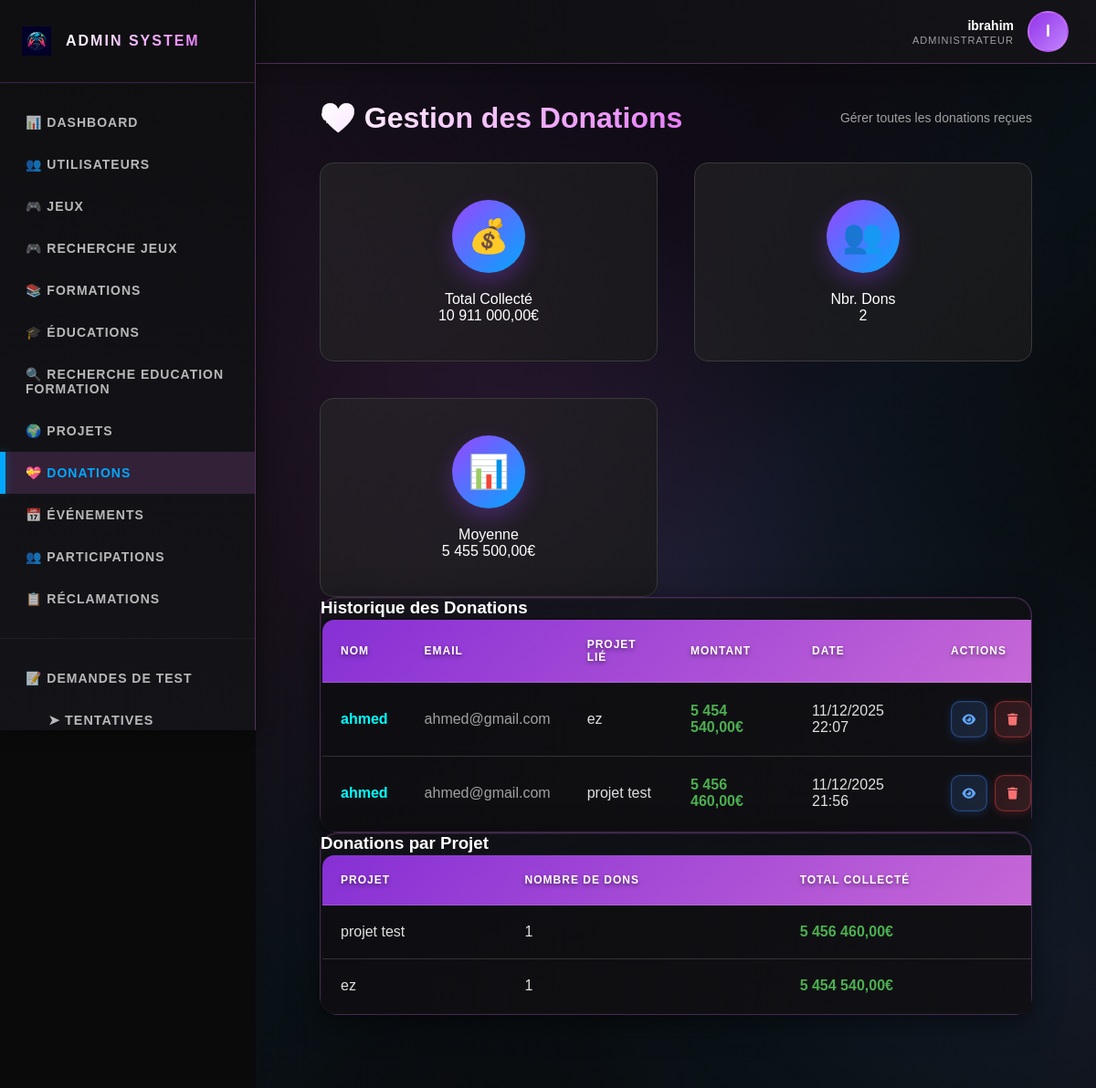
The app's page /?action=admin_donations (signed in) with its own data.
### tables this page shows
CREATE TABLE `users` (
  `id` int(11) NOT NULL,
  `username` varchar(50) NOT NULL,
  `email` varchar(100) NOT NULL,
  `password` varchar(255) NOT NULL,
  `verification_code` varchar(6) DEFAULT NULL,
  `email_verified` tinyint(1) DEFAULT 0,
  `role` enum('player','moderator','admin') DEFAULT 'player',
  `status` enum('active','inactive','banned') DEFAULT 'active',
  `created_at` timestamp NOT NULL DEFAULT current_timestamp(),
  `updated_at` timestamp NOT NULL DEFAULT current_timestamp() ON UPDATE current_timestamp(),
  `face_descriptor` text DEFAULT NULL COMMENT 'Descripteur facial encodé en JSON',
  `face_registered_at` timestamp NULL DEFAULT NULL COMMENT 'Date d''enregistrement du visage',
  `face_enabled` tinyint(1) DEFAULT 0 COMMENT 'Activer/désactiver la connexion par visage',
  `reset_code` varchar(64) DEFAULT NULL,
  `reset_code_expires` datetime DEFAULT NULL,
  `avatar` varchar(255) DEFAULT NULL,
  `medal` enum('none','bronze','silver','gold') DEFAULT 'none',
  `medal_notification_seen` tinyint(1) DEFAULT 1,
  `banned_until` datetime DEFAULT NULL
);

CREATE TABLE `donations` (
  `id` int(11) NOT NULL,
  `name` varchar(100) DEFAULT NULL,
  `email` varchar(100) DEFAULT NULL,
  `amount` float DEFAULT NULL,
  `date` timestamp NOT NULL DEFAULT current_timestamp(),
  `created_at` datetime NOT NULL DEFAULT current_timestamp(),
  `project_id` int(11) DEFAULT NULL
);

CREATE TABLE `projects` (
  `id` int(11) NOT NULL,
  `title` varchar(255) NOT NULL,
  `category` varchar(100) NOT NULL,
  `image` varchar(255) DEFAULT '',
  `description` text NOT NULL,
  `created_at` timestamp NOT NULL DEFAULT current_timestamp()
);

### views/admin/donations.php (the view, shortened to what the rows shown need)
<section class="admin-content">
    <div class="admin-bg"></div>
    <div class="admin-container">
        <div class="admin-header-section">
            <h2>💝 Gestion des Donations</h2>
            <p style="color: #a0a0a0; font-size: 14px;">Gérer toutes les donations reçues</p>
        </div>
        <div class="stats-grid">
            <div class="stat-card" style="--card-accent: #4caf50;">
                <div class="stat-header">
                    <div class="stat-icon">💰</div>
                    <div class="stat-title">Total Collecté</div>
                </div>
                <div class="stat-value"><?= number_format($donationStats['total_amount'] ?? 0, 2, ',', ' ') ?>€</div>
            </div>
            <div class="stat-card" style="--card-accent: #2196f3;">
                <div class="stat-header">
                    <div class="stat-icon">👥</div>
                    <div class="stat-title">Nbr. Dons</div>
                </div>
                <div class="stat-value"><?= $donationStats['total_donations'] ?? 0 ?></div>
            </div>
            <div class="stat-card" style="--card-accent: #9c27b0;">
                <div class="stat-header">
                    <div class="stat-icon">📊</div>
                    <div class="stat-title">Moyenne</div>
                </div>
                <div class="stat-value"><?= $donationStats['total_donations'] > 0 ? number_format($donationStats['total_amount'] / $donationStats['total_donations'], 2, ',', ' ') : '0,00' ?>€</div>
            </div>
        </div>
        <div class="admin-card">
            <h3>Historique des Donations</h3>
            <div style="overflow-x: auto;">
                <table class="admin-table">
                    <thead>
                        <tr>
                            <th>Nom</th>
                            <th>Email</th>
                            <th>Projet lié</th>
                            <th>Montant</th>
                            <th>Date</th>
                            <th>Actions</th>
                        </tr>
                    </thead>
                    <tbody>
                        <?php if (empty($donations)): ?>
                            <tr><td colspan="6" style="text-align:center;">Aucune donation pour le moment.</td></tr>
                        <?php else: ?>
                            <?php foreach($donations as $d):
                                $userId = $d['user_id'] ?? null;
                                $username = $d['username'] ?? $d['name'];
                                $userRole = $d['role'] ?? 'player';
                                $userStatus = $d['status'] ?? 'active';
                                $userCreatedAt = $d['user_created_at'] ?? date('Y-m-d');
                            ?>
                            <tr>
                                <td>
                                    <strong style="color: var(--accent-cyan);"><?= htmlspecialchars($d['name']) ?></strong>
                                </td>
                                <td style="color: #a0a0a0;">
                                    <?= htmlspecialchars($d['email']) ?>
                                </td>
                                <td>
                                    <?php if (!empty($d['project_title'])): ?>
                                        <span class="badge badge-cat"><?= htmlspecialchars($d['project_title']) ?></span>
                                    <?php else: ?>
                                        <span style="opacity:0.5;">—</span>
                                    <?php endif; ?>
                                </td>
                                <td style="color: #4caf50; font-weight: bold;"><?= number_format($d['amount'], 2, ',', ' ') ?>€</td>
                                <td><?= date('d/m/Y H:i', strtotime($d['created_at'])) ?></td>
                                <td>
                                    <div style="display: flex; gap: 10px; align-items: center;">
                                        <button class="btn-admin btn-edit btn-view-donation"
                                                data-donation-id="<?= $d['id'] ?>"
                                                data-donation-nom="<?= htmlspecialchars($d['name'], ENT_QUOTES) ?>"
                                                data-donation-email="<?= htmlspecialchars($d['email'], ENT_QUOTES) ?>"
                                                data-donation-montant="<?= number_format($d['amount'], 2, ',', ' ') ?>"
                                                data-donation-projet="<?= htmlspecialchars($d['project_title'] ?? 'Don Général', ENT_QUOTES) ?>"
                                                data-donation-date="<?= date('d/m/Y H:i', strtotime($d['created_at'])) ?>"
                                                data-donation-user-id="<?= $userId ?? '' ?>"
                                                data-donation-username="<?= htmlspecialchars($username ?? '', ENT_QUOTES) ?>"
                                                data-donation-user-role="<?= htmlspecialchars($userRole ?? '', ENT_QUOTES) ?>"
                                                data-donation-user-status="<?= htmlspecialchars($userStatus ?? '', ENT_QUOTES) ?>"
                                                data-donation-user-registration="<?= $userId ? date('d/m/Y', strtotime($userCreatedAt)) : '' ?>"
                                                title="Voir les détails" style="min-width: 40px; height: 40px; padding: 0;">
                                            <i class="fas fa-eye"></i>
                                        </button>
                                        <a href="?action=admin_donation_delete&id=<?= $d['id'] ?>" class="btn-admin btn-delete" onclick="return confirm('Confirmer la suppression ?')" title="Supprimer" style="min-width: 40px; height: 40px; padding: 0;">
                                            <i class="fas fa-trash"></i>
                                        </a>
                                    </div>
                                </td>
                            </tr>
                            <?php endforeach; ?>
                        <?php endif; ?>
                    </tbody>
                </table>
            </div>
        </div>
        <?php if (!empty($donationStats['donations_per_project'])): ?>
        <div class="admin-card">
            <h3>Donations par Projet</h3>
            <div style="overflow-x: auto;">
                <table class="admin-table">
                    <thead>
                        <tr>
                            <th>Projet</th>
                            <th>Nombre de Dons</th>
                            <th>Total Collecté</th>
                        </tr>
                    </thead>
                    <tbody>
                        <?php foreach ($donationStats['donations_per_project'] as $project): ?>
                        <tr>
                            <td><?= htmlspecialchars($project['title'] ?? 'Don Général') ?></td>
                            <td><?= $project['count'] ?></td>
                            <td style="color: #4caf50; font-weight: bold;"><?= number_format($project['total'] ?? 0, 2, ',', ' ') ?>€</td>
                        </tr>
                        <?php endforeach; ?>
                    </tbody>
                </table>
            </div>
        </div>
        <?php endif; ?>
    </div>
</section>
<?php require_once __DIR__ . '/includes/footer.php'; ?>

### views/admin/includes/header.php (shortened to what the rows shown need)
<!DOCTYPE html>
<html lang="fr">
<head>
    <link rel="stylesheet" href="https://cdnjs.cloudflare.com/ajax/libs/font-awesome/6.4.0/css/all.min.css">
    <link rel="stylesheet" href="public/css/templatemo-prism-flux.css">
</head>
<body>
    <?php
    $adminUsername = $_SESSION['username'] ?? 'Admin';
    $adminUserId = $_SESSION['user_id'] ?? null;
    $adminInitial = strtoupper(substr($adminUsername, 0, 1));
    $adminName = $adminUsername;
    if ($adminUserId) {
        try {
            if (!isset($db)) {
                $database = new Database();
                $db = $database->getConnection();
            }
            require_once "models/User.php";
            $userModel = new User($db);
            $userModel->id = $adminUserId;
            if ($userModel->readOne()) {
                $adminName = $userModel->username ?? $adminUsername;
                $adminInitial = strtoupper(substr($adminName, 0, 1));
            }
        } catch (Exception $e) {
            error_log("Error fetching admin info: " . $e->getMessage());
        }
    }
    ?>
    <div class="admin-wrapper">
        <aside class="admin-sidebar">
            <div class="sidebar-header">
                <div class="sidebar-logo">
                    <img src="public/images/logo.png" alt="Logo" onerror="this.style.display='none'; this.parentElement.innerHTML='<div style=\'width: 40px; height: 40px; border-radius: 8px; background: linear-gradient(135deg, #9333ea, #c084fc); display: flex; align-items: center; justify-content: center; font-weight: 900; font-size: 20px; color: white;\'>M</div>';">
                </div>
                <div class="sidebar-title">Admin System</div>
            </div>
            <nav class="sidebar-nav">
                <a href="?action=admin_dashboard" class="sidebar-nav-item <?php echo (isset($currentPage) && $currentPage == 'admin') ? 'active' : ''; ?>">
                    📊 Dashboard
                </a>
                <a href="?action=admin_users" class="sidebar-nav-item <?php echo (isset($currentPage) && $currentPage == 'users') ? 'active' : ''; ?>">
                    👥 Utilisateurs
                </a>
                <a href="?action=admin_games" class="sidebar-nav-item <?php echo (isset($currentPage) && $currentPage == 'games') ? 'active' : ''; ?>">
                    🎮 Jeux
                </a>
                <a href="?action=admin_search_games" class="sidebar-nav-item <?php echo (isset($currentPage) && $currentPage == 'admin_search_games') ? 'active' : ''; ?>">
                    🎮 Recherche Jeux
                </a>
                <a href="?controller=formation&action=adminList" class="sidebar-nav-item <?php echo (isset($currentPage) && $currentPage == 'formations') ? 'active' : ''; ?>">
                    📚 Formations
                </a>
                <a href="?controller=education&action=adminList" class="sidebar-nav-item <?php echo (isset($currentPage) && $currentPage == 'educations') ? 'active' : ''; ?>">
                    🎓 Éducations
                </a>
                <a href="?controller=category&action=adminSearch" class="sidebar-nav-item <?php echo (isset($currentPage) && $currentPage == 'search') ? 'active' : ''; ?>">
                    🔍 Recherche Education Formation
                </a>
                <a href="?action=admin_projects" class="sidebar-nav-item <?php echo (isset($currentPage) && $currentPage == 'admin_projects') ? 'active' : ''; ?>">
                    🌍 Projets
                </a>
                <a href="?action=admin_donations" class="sidebar-nav-item <?php echo (isset($currentPage) && ($currentPage == 'admin_donations' || $currentPage == 'donations')) ? 'active' : ''; ?>">
                    💝 Donations
                </a>
                <a href="?action=admin_events" class="sidebar-nav-item <?php echo (isset($currentPage) && $currentPage == 'admin_events') ? 'active' : ''; ?>">
                    📅 Événements
                </a>
                <a href="?action=admin_participations" class="sidebar-nav-item <?php echo (isset($currentPage) && $currentPage == 'admin_participations') ? 'active' : ''; ?>">
                    👥 Participations
                </a>
                <a href="?action=admin_reclamations" class="sidebar-nav-item <?php echo (isset($currentPage) && $currentPage == 'admin_reclamations') ? 'active' : ''; ?>">
                    📋 Réclamations
                </a>
                <div style="margin: 20px 0; border-top: 1px solid rgba(255,255,255,0.05);"></div>
                <a href="?controller=adminTest&action=listRequests" class="sidebar-nav-item <?php echo (isset($currentPage) && in_array($currentPage, ['test_requests', 'test_attempts', 'test_questions'])) ? 'active' : ''; ?>">
                    📝 Demandes de Test
                </a>
                <a href="?controller=adminTest&action=listAttempts" class="sidebar-nav-item <?php echo (isset($currentPage) && $currentPage == 'test_attempts') ? 'active' : ''; ?>" style="padding-left: 50px; font-size: 0.9em;">
                    ➤ Tentatives
                </a>
            </nav>
        </aside>
        <header class="admin-top-header">
            <div class="admin-profile-section" onclick="showAdminProfileModal()" style="cursor: pointer; transition: all 0.3s ease;" onmouseover="this.style.opacity='0.8';" onmouseout="this.style.opacity='1';">
                <div class="admin-profile-info">
                    <div class="admin-profile-name"><?php echo htmlspecialchars($adminName); ?></div>
                    <div class="admin-profile-role">Administrateur</div>
            </div>
                <div class="admin-profile-avatar">
                    <?php echo htmlspecialchars($adminInitial); ?>
                </div>
            </div>
    </header>

### records on screen
users: username "ibrahim", username "I"
donations: name "ahmed", email "ahmed@gmail.com", project.title "ez", amount "5 454 540,00", created_at "11/12/2025 22:07", $d['id'] 4 (drawn)
donations: name "ahmed", email "ahmed@gmail.com", project.title "projet test", amount "5 456 460,00", created_at "11/12/2025 21:56"

### other values on screen
$donationStats['total_amount'] "10 911 000,00"
$donationStats['total_donations'] "2"
$donationStats['total_amount'] / $donationStats['total_donations'] "5 455 500,00"
$project['title'] "projet test"
$project['count'] "1"
$project['total'] "5 456 460,00"
$project['title'] "ez"
$project['total'] "5 454 540,00"
